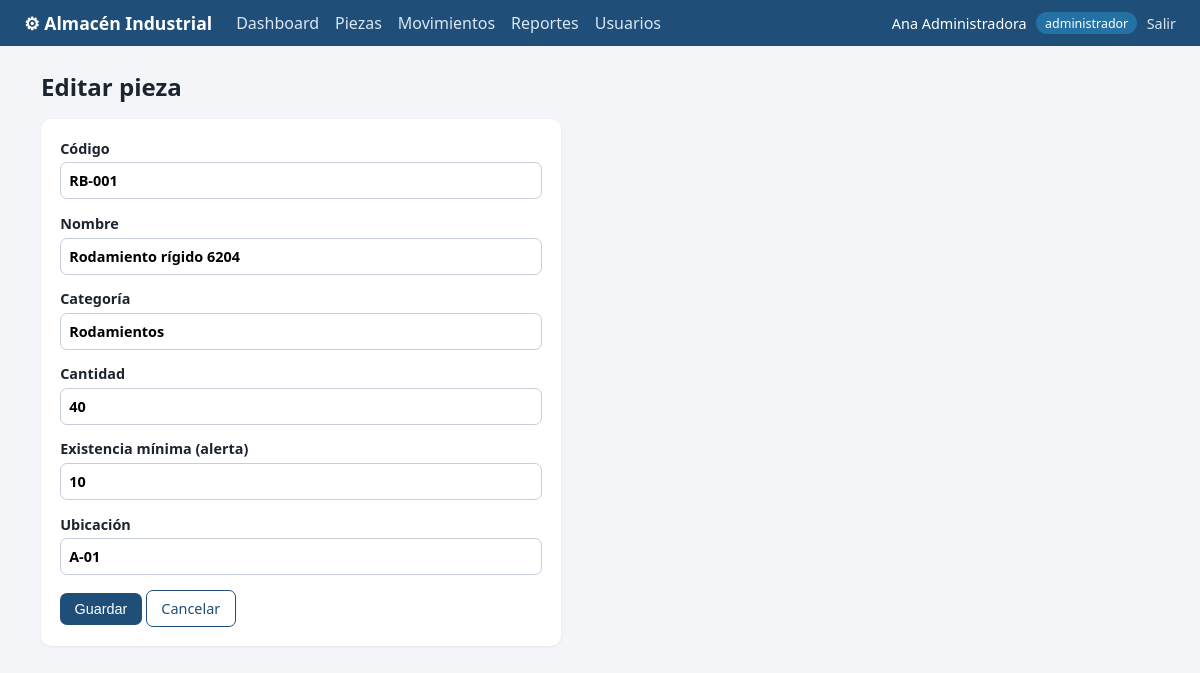
/piezas/1/editar (signed in), run on the app's committed database.
### tables this page shows
CREATE TABLE piezas(
  id INTEGER PRIMARY KEY AUTOINCREMENT,
  codigo TEXT NOT NULL UNIQUE,
  nombre TEXT NOT NULL,
  categoria TEXT NOT NULL,
  cantidad INTEGER NOT NULL DEFAULT 0 CHECK(cantidad >= 0),
  minimo INTEGER NOT NULL DEFAULT 5,
  ubicacion TEXT NOT NULL
);

### app.py (the view, shortened to what this page needs)
@app.route("/piezas/<int:pid>/editar", methods=["GET", "POST"])
@login_required("administrador")
def pieza_editar(pid):
    actual = db().execute("SELECT * FROM piezas WHERE id=?", (pid,)).fetchone() or abort(404)
    return render_template("pieza_form.html", p=actual, nueva=False, pid=pid)

### app.py (called while the page is built)
def db():
    if "db" not in g:
        g.db = sqlite3.connect(DB)
        g.db.row_factory = sqlite3.Row
        g.db.execute("PRAGMA foreign_keys = ON")
    return g.db

def login_required(*roles):
    def deco(f):
        @wraps(f)
        def wrapper(*a, **k):
            if "uid" not in session:
                return redirect(url_for("login"))
            if roles and session["rol"] not in roles:
                abort(403)
            return f(*a, **k)
        return wrapper
    return deco

### templates/pieza_form.html (shortened to what this page needs)
{% extends "base.html" %}
{% block content %}
<h1>{{ 'Nueva pieza' if nueva else 'Editar pieza' }}</h1>
<form method="post" class="form">
  <label>Código <input name="codigo" value="{{ p.codigo or '' }}" required></label>
  <label>Nombre <input name="nombre" value="{{ p.nombre or '' }}" required></label>
  <label>Categoría <input name="categoria" value="{{ p.categoria or '' }}" required></label>
  <label>Cantidad <input type="number" name="cantidad" min="0" value="{{ p.cantidad if p.cantidad is not none else 0 }}" required></label>
  <label>Existencia mínima (alerta) <input type="number" name="minimo" min="0" value="{{ p.minimo if p.minimo is not none else 5 }}" required></label>
  <label>Ubicación <input name="ubicacion" value="{{ p.ubicacion or '' }}" required></label>
  <div><button class="btn">Guardar</button> <a class="btn ghost" href="{{ url_for('piezas') }}">Cancelar</a></div>
</form>
{% endblock %}

### static/style.css (style rules this page uses)
:root { --bg:#f3f5f8;--card:#fff;--ink:#1c2430;--muted:#6b7686;--line:#e1e6ee;--brand:#1f4e79;--red:#c0392b;--amber:#d68910;--green:#1e8449;--blue:#2471a3 }
* { box-sizing:border-box }
body { margin:0;font-family:system-ui,Segoe UI,Roboto,sans-serif;background:var(--bg);color:var(--ink) }
h1 { margin:.2rem 0 1rem;font-size:1.5rem }
.btn { display:inline-block;background:var(--brand);color:#fff;border:0;border-radius:7px;padding:.5rem .9rem;font-size:.9rem;cursor:pointer;text-decoration:none }
.btn.ghost { background:#fff;color:var(--brand);border:1px solid var(--brand) }
input,select,textarea { font:inherit;padding:.5rem;border:1px solid #c5cdd9;border-radius:7px;width:100%;background:#fff }
.form { background:var(--card);padding:1.2rem;border-radius:10px;max-width:520px;display:grid;gap:.9rem;box-shadow:0 1px 3px #0001 }
.form label,.login label { display:grid;gap:.3rem;font-size:.9rem;font-weight:600 }

### data on the page
piezas: codigo "RB-001", nombre "Rodamiento rígido 6204", categoria "Rodamientos", cantidad "40", minimo "10", ubicacion "A-01"

### other printed values
{{ session.nombre }} "Ana Administradora"
{{ session.rol }} "administrador"
{{ 'Nueva pieza' if nueva else 'Editar pieza' }} "Editar pieza"
